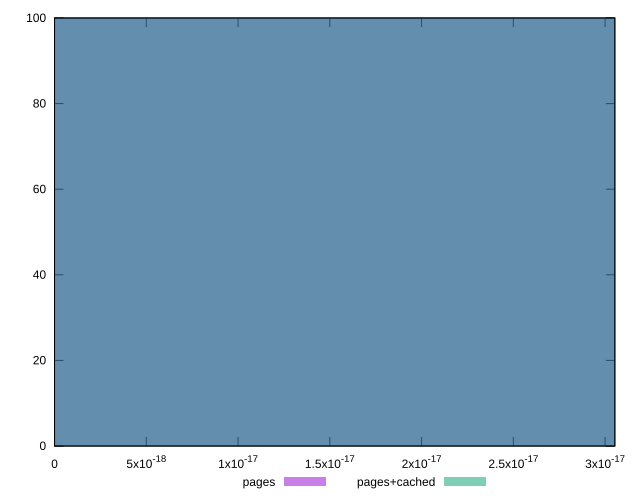

Generate this figure with gnuplot:
reset

$pages <<EOF
0 100
EOF

$pagesCached <<EOF
0 100
EOF

set key outside below
set boxwidth 1e-12
set xrange [0:3.053113317719181e-17]
set yrange [0:100]
set trange [0:100]
set style fill transparent solid 0.5 noborder
set terminal svg size 640, 500 enhanced background rgb 'white'
set output "report_00015_2021-02-09T16-11-33.973Z/meta/score-difference/comparison/histogram/0_vs_1.svg"

plot $pages title "pages" with boxes, \
     $pagesCached title "pages+cached" with boxes

reset
